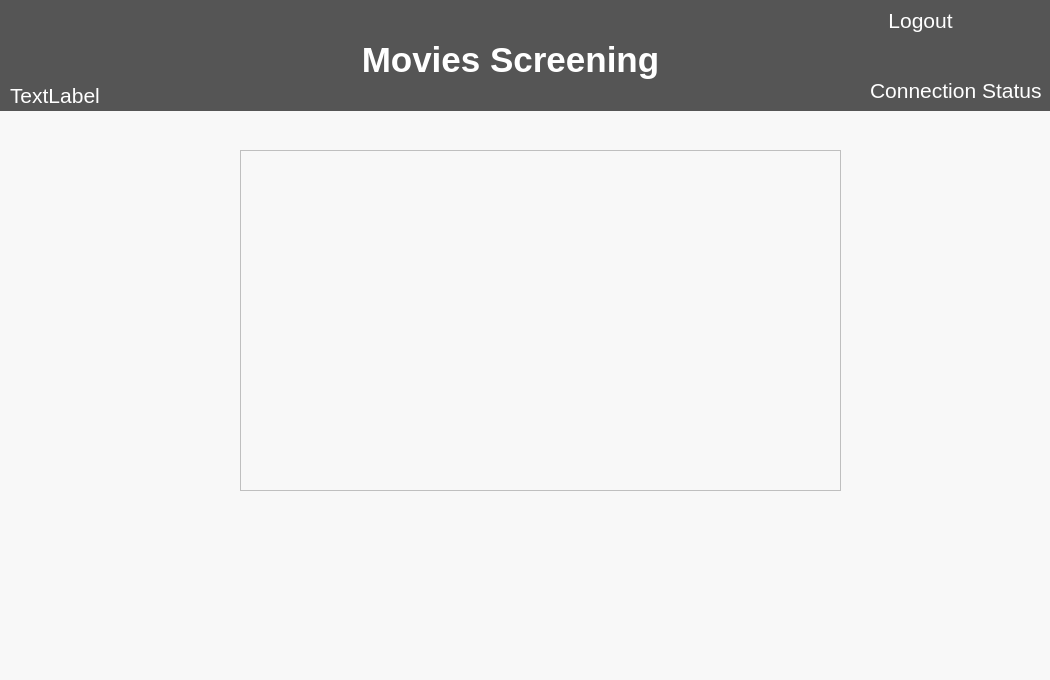
<?xml version="1.0" encoding="UTF-8"?>
<ui version="4.0">
 <class>learn</class>
 <widget class="QWidget" name="learn">
  <property name="geometry">
   <rect>
    <x>0</x>
    <y>0</y>
    <width>1050</width>
    <height>680</height>
   </rect>
  </property>
  <property name="windowTitle">
   <string>Form</string>
  </property>
  <property name="layoutDirection">
   <enum>Qt::LeftToRight</enum>
  </property>
  <widget class="QWidget" name="Body" native="true">
   <property name="geometry">
    <rect>
     <x>0</x>
     <y>0</y>
     <width>1051</width>
     <height>691</height>
    </rect>
   </property>
   <property name="styleSheet">
    <string notr="true">background-color: #f8f8f8;</string>
   </property>
   <widget class="QWidget" name="Header_2" native="true">
    <property name="geometry">
     <rect>
      <x>0</x>
      <y>0</y>
      <width>1051</width>
      <height>111</height>
     </rect>
    </property>
    <property name="styleSheet">
     <string notr="true">background-color:#555555;
color:#000000;</string>
    </property>
    <widget class="QLabel" name="lblTitle_5">
     <property name="geometry">
      <rect>
       <x>10</x>
       <y>10</y>
       <width>221</width>
       <height>31</height>
      </rect>
     </property>
     <property name="styleSheet">
      <string notr="true">color: #FFFFFF;
font-size:20pt;
font-weight:bold;</string>
     </property>
     <property name="text">
      <string>&lt;User Logged in&gt;</string>
     </property>
    </widget>
    <widget class="QPushButton" name="btnHome_3">
     <property name="geometry">
      <rect>
       <x>870</x>
       <y>0</y>
       <width>101</width>
       <height>40</height>
      </rect>
     </property>
     <property name="styleSheet">
      <string notr="true">color: #FFFFFF;
font-size: 21px;
border:0;</string>
     </property>
     <property name="text">
      <string>Logout</string>
     </property>
    </widget>
    <widget class="QLabel" name="lblTitle_6">
     <property name="geometry">
      <rect>
       <x>310</x>
       <y>10</y>
       <width>401</width>
       <height>101</height>
      </rect>
     </property>
     <property name="styleSheet">
      <string notr="true">color: #FFFFFF;
text-align: center;
font-size:26pt;
font-weight:bold;</string>
     </property>
     <property name="text">
      <string>&lt;html&gt;&lt;head/&gt;&lt;body&gt;&lt;p align=&quot;center&quot;&gt;Movies Screening&lt;/p&gt;&lt;/body&gt;&lt;/html&gt;</string>
     </property>
    </widget>
    <widget class="QLabel" name="label_3">
     <property name="geometry">
      <rect>
       <x>870</x>
       <y>40</y>
       <width>281</width>
       <height>101</height>
      </rect>
     </property>
     <property name="styleSheet">
      <string notr="true">color: #FFFFFF;
font-size: 21px;</string>
     </property>
     <property name="text">
      <string>Connection Status</string>
     </property>
    </widget>
    <widget class="QLabel" name="clock_3">
     <property name="geometry">
      <rect>
       <x>10</x>
       <y>80</y>
       <width>171</width>
       <height>31</height>
      </rect>
     </property>
     <property name="styleSheet">
      <string notr="true">color: #FFFFFF;
font-size: 21px;</string>
     </property>
     <property name="text">
      <string>TextLabel</string>
     </property>
    </widget>
   </widget>
   <widget class="QTableView" name="tableView2">
    <property name="geometry">
     <rect>
      <x>240</x>
      <y>150</y>
      <width>601</width>
      <height>341</height>
     </rect>
    </property>
    <attribute name="verticalHeaderVisible">
     <bool>false</bool>
    </attribute>
   </widget>
  </widget>
 </widget>
 <resources/>
 <connections/>
</ui>
